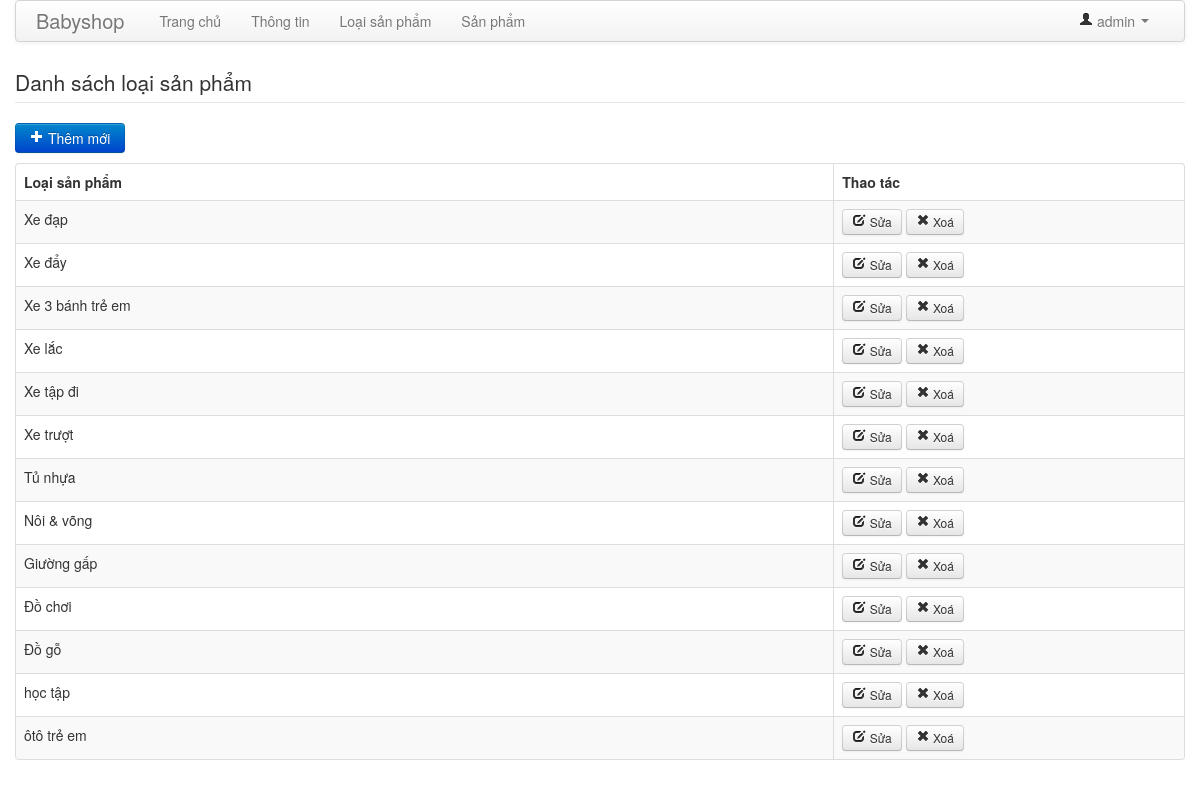
The app's page /admin/category.php (signed in) with its own data.
### tables this page shows
CREATE TABLE IF NOT EXISTS `categories` (
  `id` int(11) NOT NULL AUTO_INCREMENT,
  `name` varchar(250) NOT NULL,
  PRIMARY KEY (`id`)
);

### includes/my_db.php (called while the page is built, shortened)
<?php
class My_Db {
	private $_mysqli_con;
	private static $_current = NULL;
	public function __construct($host, $username, $password, $db_name, $charset = 'utf8') {
		$this->_host = $host;
		$this->_username = $username;
		$this->_password = $password;
		$this->_mysqli_con = @mysqli_connect($this->_host, $this->_username, $this->_password);
		$this->_mysqli_con->set_charset($charset);
		self::$_current = $this;
	}
	public static function current() {
		return self::$_current;
	}
	public function select($sql, $bind_param = null, $select_mode = My_Db::SELECT_ALL) {
		$stmt = $this->_mysqli_con->prepare($sql);
		$stmt->execute();
		$result = $stmt->result_metadata();
		$fields = array();
		while ($field = $result->fetch_field()) {
			$fields[] = $field->name;
		}
		$bind_result = array();
		foreach ($fields as $field) {
			$bind_result[] = & $return_row[$field];
		}
		call_user_func_array(array($stmt, 'bind_result'), $bind_result);
		$stmt->store_result();
		$return_rows = array();
		switch (intval($stmt->num_rows)) {
			default:
				while ($stmt->fetch()) {
					$row_tmp = array();
					foreach ($return_row as $key => $item) {
						$row_tmp[$key] = $item;
					}
					switch ($select_mode) {
						default:
							$return_rows[] = $row_tmp;
							break;
					}
				}
				break;
		}
		return $return_rows;
	}
}

### includes/category.php (called while the page is built, shortened)
<?php
class Category {
	public static function getCategories() {
		$result = My_Db::current()->select('select * from categories');
		return $result;
	}
}

### admin/category.php (the view, shortened to what this page needs)
<?php
include_once('header.php');
$categories = Category::getCategories();
?>
<div id="categories">
	<form class="form-horizontal">
		<legend>Danh sách loại sản phẩm</legend>
		<p><a href="/admin/category_save.php" class="btn btn-primary"><i class="icon-plus icon-white"></i> Thêm mới</a></p>
		<table class="table table-hover table-striped table-bordered">
			<thead>
				<tr>
					<th>Loại sản phẩm</th>
					<th width="30%">Thao tác</th>
				</tr>
			</thead>
			<tbody>
			<? foreach ($categories as $category) { ?>
				<tr>
					<td class="category-name"><?= $category['name'] ?></td>
					<td>
						<a href="/admin/category_save.php?id=<?= $category['id'] ?>" class="btn btn-small btn-edit"><i class="icon-edit"></i> Sửa</a>
						<a href="/admin/category_delete.php?id=<?= $category['id'] ?>" class="btn btn-small btn-delete"><i class="icon-remove"></i> Xoá</a>
					</td>
				</tr>
			<? } ?>
			</tbody>
		</table>
	</form>
</div>
<?php
include_once('footer.php');

### records on screen
categories: name "Xe đạp"
categories: name "Xe đẩy"
categories: name "Xe 3 bánh trẻ em"
categories: name "Xe lắc"
categories: name "Xe tập đi"
categories: name "Xe trượt"
categories: name "Tủ nhựa"
categories: name "Nôi & võng"
categories: name "Giường gấp"
categories: name "Đồ chơi"
categories: name "Đồ gỗ"
categories: name "học tập"
categories: name "ôtô trẻ em"

### other values on screen
$_SESSION['admin'] "admin"
